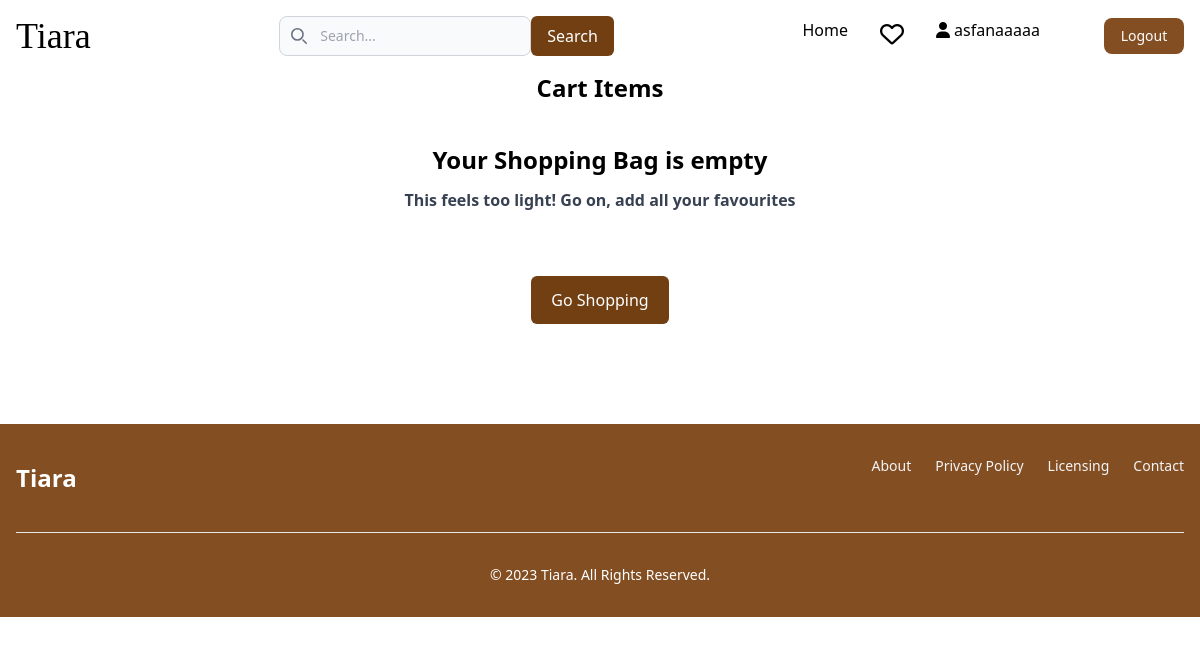
Page /cart/ (signed in) on the earlier database version.
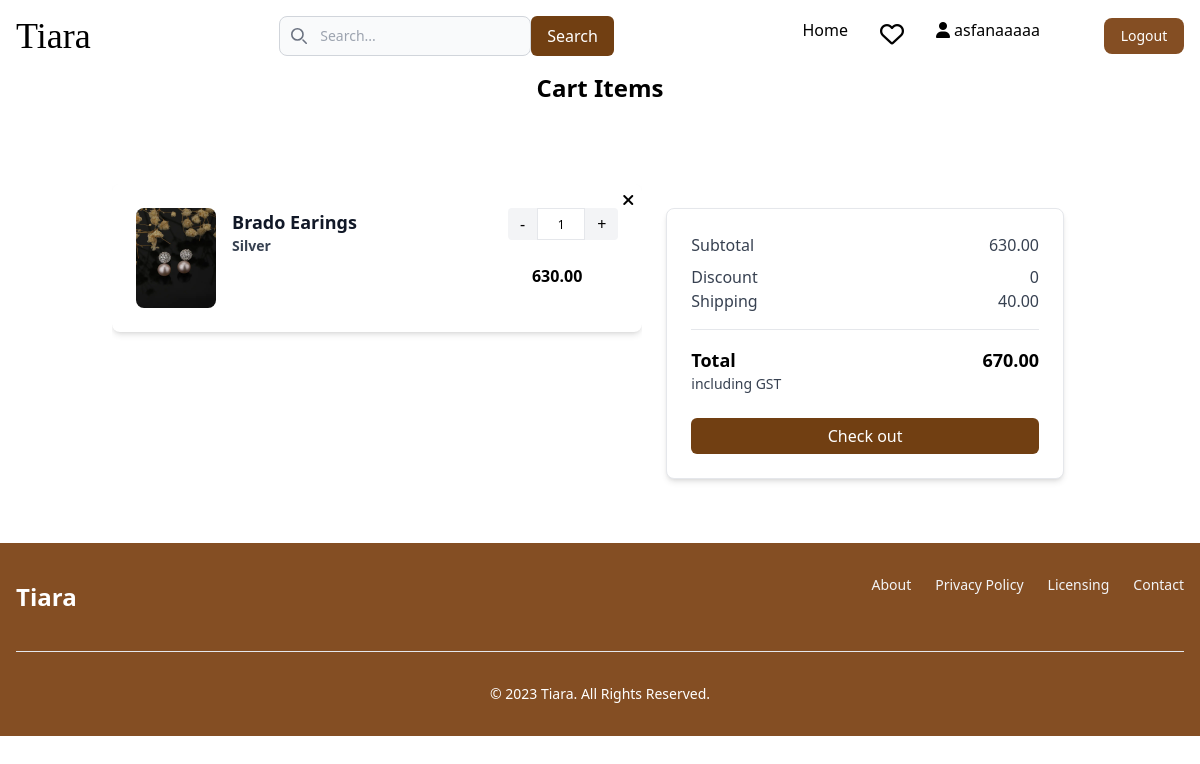
Same page on the later database version.
### cart/models.py (models this page shows)
class CartItem(models.Model):
    cart = models.ForeignKey(Cart, on_delete=models.CASCADE)
    variant = models.ForeignKey(Variant, on_delete=models.CASCADE)
    quantity = models.PositiveIntegerField(default=1)

class Cart(models.Model):
    user = models.OneToOneField(Custom_user, on_delete=models.CASCADE)
    is_paid = models.BooleanField(default=False)
    total=models.DecimalField(max_digits=10,decimal_places=2, default=0)
    discnt=models.DecimalField(max_digits=10,decimal_places=2, default=0)
    total_quantity=models.IntegerField(default=0)
    shipping_charge=models.DecimalField(default=40, decimal_places=2, max_digits=10)
    grand_total=models.DecimalField(max_digits=10,decimal_places=2, default=0)
    def summarycart(self):
        cartitems = self.cartitem_set.all()
        t=sum(Decimal(item.variant.price) * item.quantity for item in cartitems)
        total = sum(Decimal(item.variant.discount_price) * item.quantity for item in cartitems)
        total_quantity = sum(item.quantity for item in cartitems)
        Grand_total = total + Decimal(self.shipping_charge)- Decimal(self.discnt)
        self.total = total
        self.grand_total = Grand_total
        self.total_quantity = total_quantity
        self.save()

### adminapp/models.py (models this page shows, shortened)
class Variant(models.Model):
    color=models.CharField(max_length=50, default="None")
    product=models.ForeignKey(Product, on_delete=models.CASCADE, related_name='variants')
    price = models.DecimalField(default=0, max_digits=7, decimal_places=2)
    stock=models.IntegerField(default=0)
    img1=models.ImageField(upload_to='product_images',blank=True)
    img2=models.ImageField(upload_to='product_images',blank=True)
    img3=models.ImageField(upload_to='product_images',blank=True)
    img4=models.ImageField(upload_to='product_images',blank=True)
    active=models.BooleanField(default=True)
    discount_price = models.DecimalField(default=0, max_digits=7, decimal_places=2)

class Product(models.Model):
    productname=models.CharField(max_length=50)
    category=models.ForeignKey(Category,on_delete=models.CASCADE)
    details=models.CharField(max_length=100, default='None')
    description=models.TextField()
    active = models.BooleanField(null=True, blank=True)
    offer = models.ForeignKey(ProductOffer, on_delete=models.SET_NULL, null=True, blank=True)

### cart/views.py (the view)
# urls.py: path('',views.cart, name='cart'),
@login_required(login_url='login')
def cart(request):
    user = request.user
    cart, created = Cart.objects.get_or_create(user=user, is_paid=False)
    cart.discnt=0
    cart.summarycart()
    cartitems = CartItem.objects.filter(cart=cart)
    count = cartitems.count()
    cart.discnt=0
    return render(request, 'user/cart.html', {'cartitems': cartitems, 'cart': cart, 'count': count})

### templates/user/cart.html (shortened to what the changed rows need)
{% extends 'base.html' %}
{% block content %}
<body  style="min-height: 100vh;">
    <h1 class="mb-10 text-center text-2xl font-bold">Cart Items</h1>
        {% if cartitems %}
        <div class="flex-col justify-between max-full-screen overflow-y-auto p-10">
        <div class="mx-auto max-w-5xl flex flex-col md:flex-row justify-between px-6 xl:px-0">
            <div class="flex-col md:w-2/3 max-full-screen overflow-y-auto">
                {% for cart in cartitems %}
                    <div class="mb-6 rounded-lg bg-white p-6 shadow-md sm:flex sm:justify-start relative">
                        <a href="{% url 'remove_item' cart.id %}">  <i class="fa-solid fa-xmark absolute top-0 right-0 mt-2 mr-2"> </i> </a>
                        <img src="{{ cart.variant.img1.url }}" alt="product-image" class="rounded-lg sm:w-40" style="height:100px; width:100px;" />
                        <div class="sm:ml-4 sm:flex sm:w-full sm:justify-between">
                            <div class="mt-5 sm:mt-0">
                                <h2 class="text-lg font-bold text-gray-900">{{ cart.variant.product.productname }}</h2>
                                <h2 class="text-sm font-semibold text-gray-700">{{ cart.variant.color }}</h2>
                            </div>
                            <div class="mt-6 flex justify-between items-center sm:space-y-6 sm:mt-0 sm:block sm:space-x-6">
                                 <form method="POST" action="{% url 'update_quantity' cart.id %}">
                                    <div class="flex border-gray-100">
                                        <button type="submit" class="cursor-pointer rounded-l bg-gray-100 py-1 px-3 duration-100 hover:bg-blue-500 hover:text-blue-50" name="action" value="decrement"> - </button>
                                        <input
                                        class="h-8 w-12 border bg-white text-left text-xs outline-none" style="text-align: center;"
                                        name="quantity"
                                        value="{{ cart.quantity }}"
                                        min="1"
                                        readonly
                                        />
                                        <button type="submit" class="cursor-pointer rounded-r bg-gray-100 py-1 px-3 duration-100 hover:bg-blue-500 hover:text-blue-50" name="action" value="increment"> + </button>
                                    </div>
                                </form>
                                <div class="flex items-center space-x-4">
                                    <h2 class="font-semibold">{{ cart.variant.discount_price }}</h2>
                                </div>
                            </div>
                        </div>
                    </div>
                {% endfor %}
            </div>
            <div class="sm:w-1 md:w-1/2 lg:w-1/2 xl:w-1/2 m-6">
                <div class="bg-white p-6 rounded-lg border shadow-md">
                <div class="mb-2 flex justify-between">
                    <p class="text-gray-700">Subtotal</p>
                    <p class="text-gray-700">{{cart.total}}</p>
                </div>
                <div class="flex justify-between">
                    <p class="text-gray-700">Discount</p>
                    <p class="text-gray-700">{{cart.discnt}}</p>
                </div>
                <div class="flex justify-between">
                    <p class="text-gray-700">Shipping</p>
                    <p class="text-gray-700">{{cart.shipping_charge}}</p>
                </div>
                <hr class="my-4" />
                <div class="flex justify-between">
                    <p class="text-lg font-bold">Total</p>
                    <p class="text-lg font-bold">{{cart.grand_total}}</p>
                </div>
                <p class="text-sm text-gray-700">including GST</p>
                <a href="{% url 'address' %}">
                    <button class="mt-6 w-full rounded-md bg-yellow-900 py-1.5 font-medium text-white">Check out</button>
                </a>
            </div>
        </div>
    </div>
    </div>
    {% else %}
        <h2 class="text-2xl font-bold flex justify-center items-center">Your Shopping Bag is empty</h2>
        <p class="flex justify-center items-center font-semibold text-gray-700 mt-3">This feels too light! Go on, add all your favourites</p>
        <div class="flex justify-center items-center m-10 " style="margin-bottom:100px ;">
        <a href="{% url 'products' %}">
            <button class="mt-6 w-full rounded-md bg-yellow-900 py-3 px-5 font-medium text-white">Go Shopping</button>
        </a>
    </div>
   {% endif %}
</body>
{% endblock content %}

Differences in the rows shown:
added CartItem: variant.img1 (picture), variant.product.productname "Brado Earings", variant.color "Silver", quantity "1", variant.discount_price "630.00"
now on this page (row edited): Cart: total "630.00", discnt "0", shipping_charge "40.00", grand_total "670.00"
Other differences:
text no longer shown: "Your Shopping Bag is empty This feels too light! Go on, add all your favourites Go Shopping"
text now shown: "Subtotal Discount Shipping Total including GST Check out"
